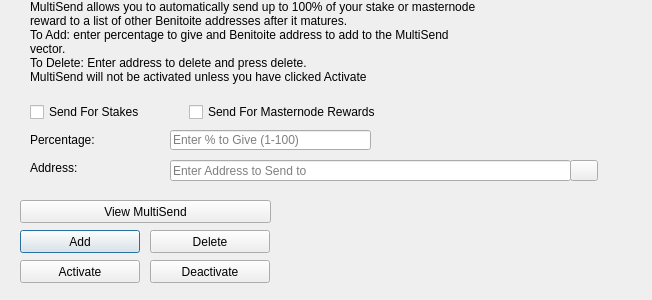
<?xml version="1.0" encoding="UTF-8"?>
<ui version="4.0">
 <class>MultiSendDialog</class>
 <widget class="QDialog" name="MultiSendDialog">
  <property name="windowModality">
   <enum>Qt::NonModal</enum>
  </property>
  <property name="geometry">
   <rect>
    <x>0</x>
    <y>0</y>
    <width>652</width>
    <height>300</height>
   </rect>
  </property>
  <property name="windowTitle">
   <string>MultiSend</string>
  </property>
  <widget class="QLineEdit" name="multiSendPercentEdit">
   <property name="geometry">
    <rect>
     <x>170</x>
     <y>130</y>
     <width>201</width>
     <height>20</height>
    </rect>
   </property>
   <property name="toolTip">
    <string>Enter whole numbers 1 - 100</string>
   </property>
   <property name="placeholderText">
    <string>Enter % to Give (1-100)</string>
   </property>
  </widget>
  <widget class="QLineEdit" name="multiSendAddressEdit">
   <property name="geometry">
    <rect>
     <x>170</x>
     <y>160</y>
     <width>401</width>
     <height>21</height>
    </rect>
   </property>
   <property name="toolTip">
    <string/>
   </property>
   <property name="placeholderText">
    <string>Enter Address to Send to</string>
   </property>
  </widget>
  <widget class="QLabel" name="label_2">
   <property name="geometry">
    <rect>
     <x>30</x>
     <y>0</y>
     <width>451</width>
     <height>121</height>
    </rect>
   </property>
   <property name="lineWidth">
    <number>1</number>
   </property>
   <property name="text">
    <string>MultiSend allows you to automatically send up to 100% of your stake or masternode reward to a list of other Benitoite addresses after it matures.
To Add: enter percentage to give and Benitoite address to add to the MultiSend vector.
To Delete: Enter address to delete and press delete.
MultiSend will not be activated unless you have clicked Activate</string>
   </property>
   <property name="alignment">
    <set>Qt::AlignLeading|Qt::AlignLeft|Qt::AlignTop</set>
   </property>
   <property name="wordWrap">
    <bool>true</bool>
   </property>
  </widget>
  <widget class="QLabel" name="message">
   <property name="geometry">
    <rect>
     <x>290</x>
     <y>200</y>
     <width>351</width>
     <height>91</height>
    </rect>
   </property>
   <property name="text">
    <string/>
   </property>
  </widget>
  <widget class="QPushButton" name="addButton">
   <property name="geometry">
    <rect>
     <x>20</x>
     <y>230</y>
     <width>120</width>
     <height>23</height>
    </rect>
   </property>
   <property name="toolTip">
    <string/>
   </property>
   <property name="statusTip">
    <string>Add to MultiSend Vector</string>
   </property>
   <property name="text">
    <string>Add</string>
   </property>
  </widget>
  <widget class="QPushButton" name="disableButton">
   <property name="geometry">
    <rect>
     <x>150</x>
     <y>260</y>
     <width>120</width>
     <height>23</height>
    </rect>
   </property>
   <property name="statusTip">
    <string>Deactivate MultiSend</string>
   </property>
   <property name="text">
    <string>Deactivate</string>
   </property>
  </widget>
  <widget class="QPushButton" name="addressBookButton">
   <property name="geometry">
    <rect>
     <x>570</x>
     <y>160</y>
     <width>28</width>
     <height>21</height>
    </rect>
   </property>
   <property name="toolTip">
    <string>Choose an address from the address book</string>
   </property>
   <property name="text">
    <string/>
   </property>
   <property name="icon">
    <iconset resource="../benitoite.qrc">
     <normaloff>:/icons/address-book</normaloff>:/icons/address-book</iconset>
   </property>
   <property name="shortcut">
    <string>Alt+A</string>
   </property>
   <property name="autoDefault">
    <bool>false</bool>
   </property>
  </widget>
  <widget class="QLabel" name="label">
   <property name="geometry">
    <rect>
     <x>30</x>
     <y>130</y>
     <width>121</width>
     <height>20</height>
    </rect>
   </property>
   <property name="toolTip">
    <string>Percentage of stake to send</string>
   </property>
   <property name="text">
    <string>Percentage:</string>
   </property>
  </widget>
  <widget class="QLabel" name="label_5">
   <property name="geometry">
    <rect>
     <x>30</x>
     <y>160</y>
     <width>111</width>
     <height>16</height>
    </rect>
   </property>
   <property name="toolTip">
    <string>Address to send portion of stake to</string>
   </property>
   <property name="text">
    <string>Address:</string>
   </property>
  </widget>
  <widget class="QPushButton" name="deleteButton">
   <property name="geometry">
    <rect>
     <x>150</x>
     <y>230</y>
     <width>120</width>
     <height>23</height>
    </rect>
   </property>
   <property name="toolTip">
    <string/>
   </property>
   <property name="statusTip">
    <string>Delete Address From MultiSend Vector</string>
   </property>
   <property name="text">
    <string>Delete</string>
   </property>
  </widget>
  <widget class="QPushButton" name="activateButton">
   <property name="geometry">
    <rect>
     <x>20</x>
     <y>260</y>
     <width>120</width>
     <height>23</height>
    </rect>
   </property>
   <property name="statusTip">
    <string>Activate MultiSend</string>
   </property>
   <property name="text">
    <string>Activate</string>
   </property>
  </widget>
  <widget class="QPushButton" name="viewButton">
   <property name="geometry">
    <rect>
     <x>20</x>
     <y>200</y>
     <width>251</width>
     <height>23</height>
    </rect>
   </property>
   <property name="toolTip">
    <string/>
   </property>
   <property name="statusTip">
    <string>View MultiSend Vector</string>
   </property>
   <property name="text">
    <string>View MultiSend</string>
   </property>
  </widget>
  <widget class="QWidget" name="horizontalLayoutWidget">
   <property name="geometry">
    <rect>
     <x>30</x>
     <y>100</y>
     <width>351</width>
     <height>24</height>
    </rect>
   </property>
   <layout class="QHBoxLayout" name="horizontalLayout">
    <item>
     <widget class="QCheckBox" name="multiSendStakeCheckBox">
      <property name="text">
       <string>Send For Stakes</string>
      </property>
     </widget>
    </item>
    <item>
     <widget class="QCheckBox" name="multiSendMasternodeCheckBox">
      <property name="text">
       <string>Send For Masternode Rewards</string>
      </property>
     </widget>
    </item>
   </layout>
  </widget>
 </widget>
 <resources>
  <include location="../benitoite.qrc"/>
 </resources>
 <connections/>
</ui>
